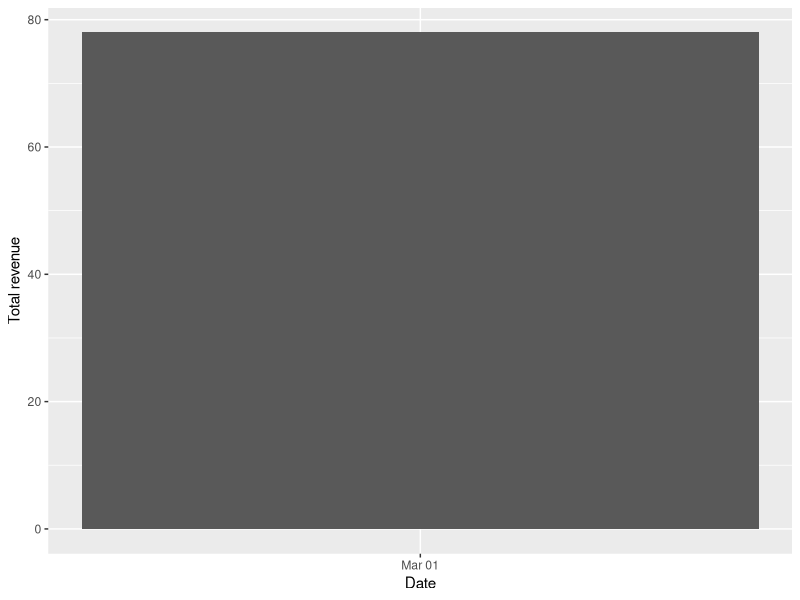
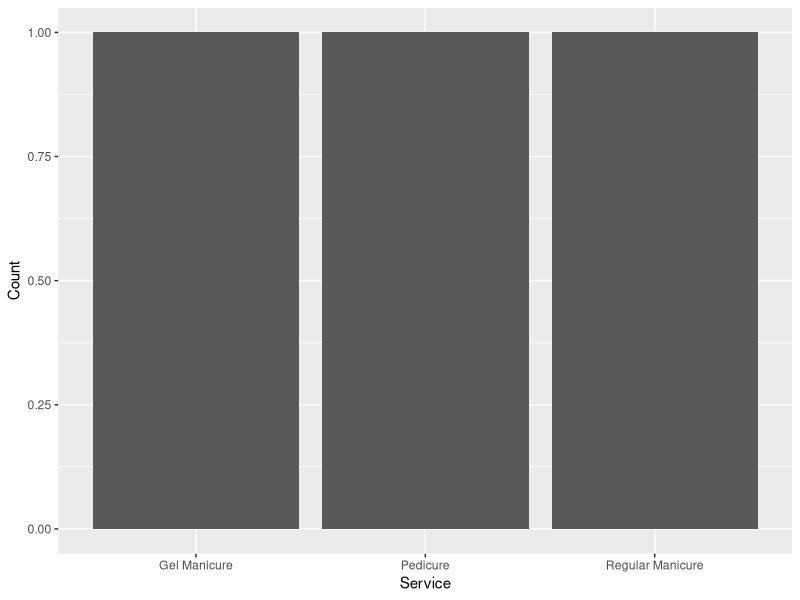

These charts were generated, in order, by the following R code:
library(ggplot2)
library(dplyr)

appointments <- read.csv("../data/appointments.csv")

# Revenue by day
revenue_by_day <- appointments %>%
  dplyr::filter(status == "completed") %>%
  mutate(total = price + ifelse(is.na(tip), 0, tip)) %>%
  group_by(date) %>%
  summarise(total_revenue = sum(total))

png("plots/revenue_by_day.png")
ggplot(revenue_by_day, aes(x = as.Date(date), y = total_revenue)) +
  geom_col() +
  xlab("Date") +
  ylab("Total revenue")
dev.off()

# Service popularity
service_pop <- appointments %>%
  group_by(service_type) %>%
  summarise(count = n())

png("plots/service_popularity.png")
ggplot(service_pop, aes(x = service_type, y = count)) +
  geom_col() +
  xlab("Service") +
  ylab("Count")
dev.off()
